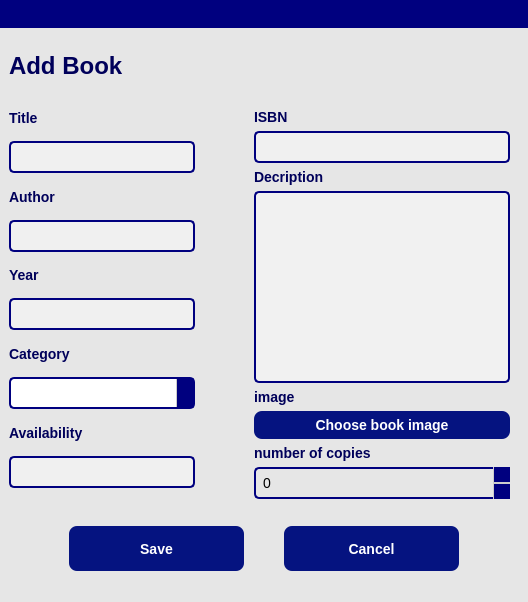
<?xml version="1.0" encoding="UTF-8"?>
<ui version="4.0">
 <class>MainWindow</class>
 <widget class="QMainWindow" name="MainWindow">
  <property name="geometry">
   <rect>
    <x>0</x>
    <y>0</y>
    <width>528</width>
    <height>602</height>
   </rect>
  </property>
  <property name="sizePolicy">
   <sizepolicy hsizetype="Expanding" vsizetype="Expanding">
    <horstretch>0</horstretch>
    <verstretch>0</verstretch>
   </sizepolicy>
  </property>
  <property name="minimumSize">
   <size>
    <width>100</width>
    <height>45</height>
   </size>
  </property>
  <property name="windowTitle">
   <string>MainWindow</string>
  </property>
  <property name="styleSheet">
   <string notr="true">QWidget {
    background-color: rgb(230, 230, 230); /* Light gray background */
    border-radius: 10px;
}


QLineEdit {
    background-color:  rgb(240, 240, 240);
    border: 2px solid rgb(0, 0, 127);
    border-radius: 5px;
    padding: 5px;
    font-size: 14px;
    color: black;
}

QLineEdit:focus {
    border: 2px solid rgb(0, 102, 204);
    background-color: #ffffff;
}

QPushButton {
    background-color: rgb(5, 19, 128);
    color: white;
    font-size: 14px;
    font-weight: bold;
    border-radius: 8px;
    padding: 6px;
}

QPushButton:hover {
    background-color: rgb(0, 0, 166);
}

QPushButton:pressed {
    background-color: rgb(0, 0, 176);
}

#chooseImageButton {
    background-color: rgb(70, 130, 180); /* Steel Blue */
    color: white;
    font-size: 12px;
    padding: 5px;
    border-radius: 5px;
}

#chooseImageButton:hover {
    background-color: rgb(0, 0, 166);
}

#chooseImageButton:pressed {
    background-color: rgb(0, 0, 176);
}
</string>
  </property>
  <widget class="QWidget" name="centralwidget">
   <layout class="QHBoxLayout" name="horizontalLayout_4">
    <property name="spacing">
     <number>0</number>
    </property>
    <property name="leftMargin">
     <number>0</number>
    </property>
    <property name="topMargin">
     <number>0</number>
    </property>
    <property name="rightMargin">
     <number>0</number>
    </property>
    <property name="bottomMargin">
     <number>0</number>
    </property>
    <item>
     <widget class="QFrame" name="frame">
      <property name="sizePolicy">
       <sizepolicy hsizetype="Expanding" vsizetype="Expanding">
        <horstretch>0</horstretch>
        <verstretch>0</verstretch>
       </sizepolicy>
      </property>
      <property name="frameShape">
       <enum>QFrame::StyledPanel</enum>
      </property>
      <property name="frameShadow">
       <enum>QFrame::Raised</enum>
      </property>
      <layout class="QVBoxLayout" name="verticalLayout">
       <property name="spacing">
        <number>0</number>
       </property>
       <property name="leftMargin">
        <number>0</number>
       </property>
       <property name="topMargin">
        <number>0</number>
       </property>
       <property name="rightMargin">
        <number>0</number>
       </property>
       <property name="bottomMargin">
        <number>0</number>
       </property>
       <item alignment="Qt::AlignTop">
        <widget class="QFrame" name="frame_2">
         <property name="minimumSize">
          <size>
           <width>500</width>
           <height>0</height>
          </size>
         </property>
         <property name="styleSheet">
          <string notr="true">background-color: rgb(0, 0, 127);
border-radius:0px;</string>
         </property>
         <property name="frameShape">
          <enum>QFrame::StyledPanel</enum>
         </property>
         <property name="frameShadow">
          <enum>QFrame::Raised</enum>
         </property>
         <layout class="QHBoxLayout" name="horizontalLayout">
          <property name="spacing">
           <number>0</number>
          </property>
          <property name="leftMargin">
           <number>0</number>
          </property>
          <property name="topMargin">
           <number>0</number>
          </property>
          <property name="rightMargin">
           <number>0</number>
          </property>
          <property name="bottomMargin">
           <number>0</number>
          </property>
          <item>
           <spacer name="horizontalSpacer">
            <property name="orientation">
             <enum>Qt::Horizontal</enum>
            </property>
            <property name="sizeHint" stdset="0">
             <size>
              <width>491</width>
              <height>20</height>
             </size>
            </property>
           </spacer>
          </item>
          <item>
           <widget class="QPushButton" name="close_btn">
            <property name="styleSheet">
             <string notr="true">QPushButton:hover {
	background-color: rgb(255, 38, 0);
}

QPushButton:pressed {
	background-color: rgb(255, 0, 0);
}
QPushButton {
	
	border-radius:0px;

}</string>
            </property>
            <property name="text">
             <string/>
            </property>
            <property name="icon">
             <iconset resource="../ressources/icons/icon.qrc">
              <normaloff>:/icons/close.png</normaloff>:/icons/close.png</iconset>
            </property>
            <property name="iconSize">
             <size>
              <width>25</width>
              <height>25</height>
             </size>
            </property>
           </widget>
          </item>
         </layout>
        </widget>
       </item>
       <item>
        <widget class="QFrame" name="frame_3">
         <property name="sizePolicy">
          <sizepolicy hsizetype="Preferred" vsizetype="Expanding">
           <horstretch>0</horstretch>
           <verstretch>0</verstretch>
          </sizepolicy>
         </property>
         <property name="minimumSize">
          <size>
           <width>500</width>
           <height>200</height>
          </size>
         </property>
         <property name="frameShape">
          <enum>QFrame::StyledPanel</enum>
         </property>
         <property name="frameShadow">
          <enum>QFrame::Raised</enum>
         </property>
         <layout class="QVBoxLayout" name="verticalLayout_5">
          <item>
           <widget class="QLabel" name="label_10">
            <property name="font">
             <font>
              <family>MS Shell Dlg 2</family>
              <pointsize>-1</pointsize>
              <weight>75</weight>
              <bold>true</bold>
             </font>
            </property>
            <property name="styleSheet">
             <string notr="true">QLabel {
    font-size: 24px;
    font-weight: bold;
    color: rgb(0, 0, 90); /* Dark blue text */
}
</string>
            </property>
            <property name="text">
             <string>Add Book</string>
            </property>
           </widget>
          </item>
          <item alignment="Qt::AlignTop">
           <widget class="QFrame" name="frame_4">
            <property name="sizePolicy">
             <sizepolicy hsizetype="Expanding" vsizetype="Expanding">
              <horstretch>0</horstretch>
              <verstretch>0</verstretch>
             </sizepolicy>
            </property>
            <property name="styleSheet">
             <string notr="true">QLabel {
    font-size: 14px;
    font-weight: bold;
    color: rgb(0, 0, 90); /* Dark blue text */
}
</string>
            </property>
            <property name="frameShape">
             <enum>QFrame::StyledPanel</enum>
            </property>
            <property name="frameShadow">
             <enum>QFrame::Raised</enum>
            </property>
            <layout class="QHBoxLayout" name="horizontalLayout_2">
             <property name="spacing">
              <number>50</number>
             </property>
             <property name="leftMargin">
              <number>0</number>
             </property>
             <property name="topMargin">
              <number>0</number>
             </property>
             <property name="rightMargin">
              <number>0</number>
             </property>
             <property name="bottomMargin">
              <number>0</number>
             </property>
             <item>
              <widget class="QFrame" name="frame_5">
               <property name="minimumSize">
                <size>
                 <width>100</width>
                 <height>0</height>
                </size>
               </property>
               <property name="frameShape">
                <enum>QFrame::StyledPanel</enum>
               </property>
               <property name="frameShadow">
                <enum>QFrame::Raised</enum>
               </property>
               <layout class="QVBoxLayout" name="verticalLayout_3">
                <property name="leftMargin">
                 <number>0</number>
                </property>
                <property name="topMargin">
                 <number>0</number>
                </property>
                <property name="rightMargin">
                 <number>0</number>
                </property>
                <property name="bottomMargin">
                 <number>20</number>
                </property>
                <item>
                 <widget class="QLabel" name="label">
                  <property name="text">
                   <string>Title</string>
                  </property>
                 </widget>
                </item>
                <item>
                 <widget class="QLineEdit" name="title_lineEdit"/>
                </item>
                <item>
                 <widget class="QLabel" name="label_2">
                  <property name="text">
                   <string>Author</string>
                  </property>
                 </widget>
                </item>
                <item>
                 <widget class="QLineEdit" name="author_lineEdit"/>
                </item>
                <item>
                 <widget class="QLabel" name="label_3">
                  <property name="text">
                   <string>Year</string>
                  </property>
                 </widget>
                </item>
                <item>
                 <widget class="QLineEdit" name="year_lineEdit"/>
                </item>
                <item>
                 <widget class="QLabel" name="label_4">
                  <property name="text">
                   <string>Category</string>
                  </property>
                 </widget>
                </item>
                <item>
                 <widget class="QComboBox" name="comboBox">
                  <property name="styleSheet">
                   <string notr="true">QComboBox {
    background-color: white; /* Changed to white */
    border: 2px solid rgb(0, 0, 127); /* Updated border */
    border-radius: 5px; /* Updated border-radius */
    padding: 5px;
    font-size: 14px;
    color: black; /* Changed to black */
}

QComboBox:focus {
    border: 2px solid rgb(0, 102, 204); /* Updated focus border */
    background-color: #ffffff;
}

QComboBox::drop-down {
    subcontrol-origin: padding;
    subcontrol-position: top right;
    width: 16px;
    border-left: 1px solid #ccc;
    background-color: rgb(0,0,127);
}

QComboBox::drop-down:hover {
    background-color: rgb(0, 125, 188);
}

QComboBox::down-arrow {
    image: url(:/icons/down-arrow.png);
    width: 10px;
    height: 10px;
}</string>
                  </property>
                 </widget>
                </item>
                <item>
                 <widget class="QLabel" name="label_5">
                  <property name="text">
                   <string>Availability</string>
                  </property>
                 </widget>
                </item>
                <item>
                 <widget class="QLineEdit" name="num_exaplaire_lineEdit"/>
                </item>
               </layout>
              </widget>
             </item>
             <item>
              <widget class="QFrame" name="frame_6">
               <property name="minimumSize">
                <size>
                 <width>100</width>
                 <height>0</height>
                </size>
               </property>
               <property name="frameShape">
                <enum>QFrame::StyledPanel</enum>
               </property>
               <property name="frameShadow">
                <enum>QFrame::Raised</enum>
               </property>
               <layout class="QVBoxLayout" name="verticalLayout_4">
                <item>
                 <widget class="QLabel" name="label_7">
                  <property name="text">
                   <string>ISBN</string>
                  </property>
                 </widget>
                </item>
                <item>
                 <widget class="QLineEdit" name="lineEdit"/>
                </item>
                <item>
                 <widget class="QLabel" name="label_8">
                  <property name="text">
                   <string>Decription</string>
                  </property>
                 </widget>
                </item>
                <item>
                 <widget class="QTextEdit" name="textEdit">
                  <property name="styleSheet">
                   <string notr="true">QTextEdit {
    background-color: rgb(241, 241, 241);
    border: 2px solid rgb(0, 0, 127);
    border-radius: 5px;
    padding: 5px;
    font-size: 14px;
    color: black;
}

QTextEdit:focus {
    border: 2px solid rgb(0, 102, 204);
    background-color: #ffffff;
}</string>
                  </property>
                 </widget>
                </item>
                <item>
                 <widget class="QLabel" name="label_6">
                  <property name="text">
                   <string>image</string>
                  </property>
                 </widget>
                </item>
                <item>
                 <widget class="QPushButton" name="add_image_btn">
                  <property name="cursor">
                   <cursorShape>PointingHandCursor</cursorShape>
                  </property>
                  <property name="text">
                   <string>Choose book image</string>
                  </property>
                 </widget>
                </item>
                <item>
                 <widget class="QLabel" name="label_9">
                  <property name="text">
                   <string>number of copies</string>
                  </property>
                 </widget>
                </item>
                <item>
                 <widget class="QSpinBox" name="spinBox">
                  <property name="styleSheet">
                   <string notr="true">QSpinBox {
    background-color: reg(240,240,240); /* Changed to light grey */
    border: 2px solid rgb(0, 0, 127); /* Updated border */
    border-radius: 5px; /* Updated border-radius */
    padding: 5px;
    font-size: 14px;
    color: black; /* Changed to black */
}

QSpinBox:focus {
    border: 2px solid rgb(0, 102, 204); /* Updated focus border */
    background-color: #ffffff;
}

QSpinBox::up-button {
    subcontrol-origin: border;
    subcontrol-position: top right;
    width: 16px;
    border-left: 1px solid #ccc;
    border-bottom: 1px solid #ccc;
    background-color: rgb(0,0,127);
}

QSpinBox::up-button:hover {
    background-color: rgb(0, 125, 188);
}

QSpinBox::up-arrow {
    image: url(:/icons/up-arrow.png);
    width: 10px;
    height: 10px;
}

QSpinBox::down-button {
    subcontrol-origin: border;
    subcontrol-position: bottom right;
    width: 16px;
    border-left: 1px solid #ccc;
    border-top: 1px solid #ccc;
    background-color: rgb(0,0,127);
}

QSpinBox::down-button:hover {
    background-color: rgb(0, 125, 188);
}

QSpinBox::down-arrow {
    image: url(:/icons/down-arrow.png);
    width: 10px;
    height: 10px;
}</string>
                  </property>
                 </widget>
                </item>
               </layout>
              </widget>
             </item>
            </layout>
           </widget>
          </item>
          <item alignment="Qt::AlignBottom">
           <widget class="QFrame" name="frame_7">
            <property name="minimumSize">
             <size>
              <width>100</width>
              <height>30</height>
             </size>
            </property>
            <property name="frameShape">
             <enum>QFrame::StyledPanel</enum>
            </property>
            <property name="frameShadow">
             <enum>QFrame::Raised</enum>
            </property>
            <layout class="QHBoxLayout" name="horizontalLayout_3">
             <property name="spacing">
              <number>40</number>
             </property>
             <property name="leftMargin">
              <number>60</number>
             </property>
             <property name="topMargin">
              <number>0</number>
             </property>
             <property name="rightMargin">
              <number>60</number>
             </property>
             <property name="bottomMargin">
              <number>0</number>
             </property>
             <item>
              <widget class="QPushButton" name="save_btn">
               <property name="minimumSize">
                <size>
                 <width>0</width>
                 <height>45</height>
                </size>
               </property>
               <property name="cursor">
                <cursorShape>PointingHandCursor</cursorShape>
               </property>
               <property name="text">
                <string>Save</string>
               </property>
              </widget>
             </item>
             <item>
              <widget class="QPushButton" name="cancel_btn">
               <property name="minimumSize">
                <size>
                 <width>0</width>
                 <height>45</height>
                </size>
               </property>
               <property name="cursor">
                <cursorShape>PointingHandCursor</cursorShape>
               </property>
               <property name="text">
                <string>Cancel</string>
               </property>
              </widget>
             </item>
            </layout>
           </widget>
          </item>
         </layout>
        </widget>
       </item>
      </layout>
     </widget>
    </item>
   </layout>
  </widget>
  <widget class="QStatusBar" name="statusBar"/>
 </widget>
 <resources>
  <include location="../ressources/icons/icon.qrc"/>
 </resources>
 <connections/>
</ui>
